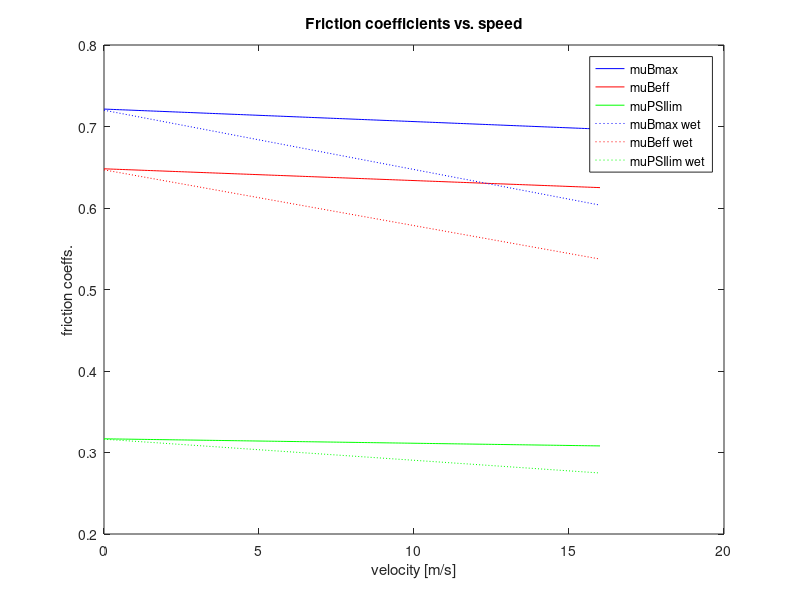

This figure's MATLAB source: (Note: this script raises an error after producing the figure.)
%Boeing 747-200 parameters
v = 10/1.94384;     %m/s [10 knots] 
Kb = 1;             %braking ratio
alpha = 0.01;       %[rad]
Fz = 140000;        %[N]

%tire spec [AGARD and http://www.b737.org.uk/techspecsdetailed.htm]
diam = 1.2446;  %m [49 ins]
width = 0.4318; %m [17 ins]
p = 190;    %[psi]
pr = 210;   %[psi] 220 web, 500->x=0.2

%DRY RUNWAY friction for longitudal braking force
mu_Bmax = (1 - 0.0011*p)*0.912 + v*1.94384*(-0.00079);
mu_Beff = mu_Bmax*0.94 - 0.03; 
mu_PSImax = mu_Bmax;
mu_PSIlim = sqrt(1-(mu_Beff/mu_Bmax*Kb)^2) * mu_Bmax;
Fxb = Kb * mu_Beff * Fz;

%WET RUNWAY friction for longitudal braking force 
Wmu_Bmax = (0.91 - 0.001*p)*(1 + v*1.94384*(-0.0052));
Wmu_Beff = Wmu_Bmax*0.94 - 0.03; 
Wmu_PSImax = 0.64 * Wmu_Bmax + 0.15*(Wmu_Bmax)^2;
Wmu_PSIlim = sqrt(1-(Wmu_Beff/Wmu_Bmax*Kb)^2) * Wmu_Bmax;
WFxb = Kb * Wmu_Beff * Fz;

%DRY coefs based on speed
bmaxi = zeros(161,1);
beffi = zeros(161,1);
pslimi = zeros(161,1);
Wmu_Bmaxi = zeros(161,1);
Wmu_Beffi = zeros(161,1);
Wmu_PSImaxi = zeros(161,1);
Wmu_PSIlimi = zeros(161,1);
vi = 0:0.1:16;
for i = 1:161
   bmaxi(i) = (1 - 0.0011*p)*0.912 + vi(i)*1.94384*(-0.00079);
   beffi(i) = bmaxi(i)*0.94 - 0.03;
   pslimi(i) = sqrt(1-(beffi(i)/bmaxi(i)*Kb)^2) * bmaxi(i);
   
    Wmu_Bmaxi(i) = (0.91 - 0.001*p)*(1 + vi(i)*1.94384*(-0.0052));
    Wmu_Beffi(i) = Wmu_Bmaxi(i)*0.94 - 0.03; 
    Wmu_PSImaxi(i) = 0.64 * Wmu_Bmaxi(i) + 0.15*(Wmu_Bmaxi(i))^2;
    Wmu_PSIlimi(i) = sqrt(1-(Wmu_Beffi(i)/Wmu_Bmaxi(i)*Kb)^2) * Wmu_Bmaxi(i);
end

close all;
plot(vi,bmaxi,'b',vi,beffi,'r',vi,pslimi,'g', vi,Wmu_Bmaxi,':b',vi,Wmu_Beffi,':r',vi,Wmu_PSIlimi,':g');
legend('muBmax','muBeff','muPSIlim','muBmax wet','muBeff wet','muPSIlim wet');
xlabel('velocity [m/s]') % x-axis label
ylabel('friction coeffs.') % y-axis label
title('Friction coefficients vs. speed');

%%%%%%%%%%%%%%%%%%%%%%%%%%%%%%%%%%%%%%%%%%%%%%%%%%%%%%%%%%
%%%%%%%%%%%%%%%%%%%%%%%%%%%%%%%%%%%%%%%%%%%%%%%%%%%%%%%%%%

%DRY LATERAL FORCE
Fy = zeros(85,1);
Fy1 = zeros(85,1);
Fy2 = zeros(85,1);
Fy3 = zeros(85,1);
Fy4 = zeros(85,1);
alpha = -0.08:0.005:0.34;
for i = 1:85
    Fy(i) = lateral_friction(alpha(i),Fz,p,pr,diam,width,mu_PSImax);
    Fy1(i) = lateral_friction(alpha(i),0.8*Fz,p,pr,diam,width,mu_PSImax);
    Fy2(i) = lateral_friction(alpha(i),1.2*Fz,p,pr,diam,width,mu_PSImax);
    Fy3(i) = lateral_friction(alpha(i),Fz,0.8*p,pr,diam,width,mu_PSImax);
    Fy4(i) = lateral_friction(alpha(i),Fz,1.2*p,pr,diam,width,mu_PSImax);

end

alpha = alpha.*57.2957795;
figure();
plot(alpha,Fy,alpha,Fy1,alpha,Fy2,alpha,Fy3,alpha,Fy4);
legend('nominal','0.8Fz','1.2Fz','0.8p','1.2p');
xlabel('Tire angle [rad]') % x-axis label
ylabel('friction coeffs.') % y-axis label
title('Lateral friction coefficients vs. tire yaw angle');


%WET LATERAL FORCE
wFy = zeros(85,1);
wFy1 = zeros(85,1);
wFy2 = zeros(85,1);
wFy3 = zeros(85,1);
wFy4 = zeros(85,1);
walpha = -0.08:0.005:0.34;
for i = 1:85
    wFy(i) = lateral_friction(walpha(i),Fz,p,pr,diam,width,Wmu_PSImax);
    wFy1(i) = lateral_friction(walpha(i),0.8*Fz,p,pr,diam,width,Wmu_PSImax);
    wFy2(i) = lateral_friction(walpha(i),1.2*Fz,p,pr,diam,width,Wmu_PSImax);
    wFy3(i) = lateral_friction(walpha(i),Fz,0.8*p,pr,diam,width,Wmu_PSImax);
    wFy4(i) = lateral_friction(walpha(i),Fz,1.2*p,pr,diam,width,Wmu_PSImax);

end

walpha = walpha.*57.2957795;
figure();
plot(walpha,Fy,'-',walpha,wFy,'o',walpha,Fy2,'-',walpha,wFy2,'go');
legend('nominal dry','nominal wet','1.2Fz dry','1.2Fz wet');
xlabel('Tire angle [rad]') % x-axis label
ylabel('friction coeffs.') % y-axis label
title('Lateral friction coefficients in different environ. conditions');